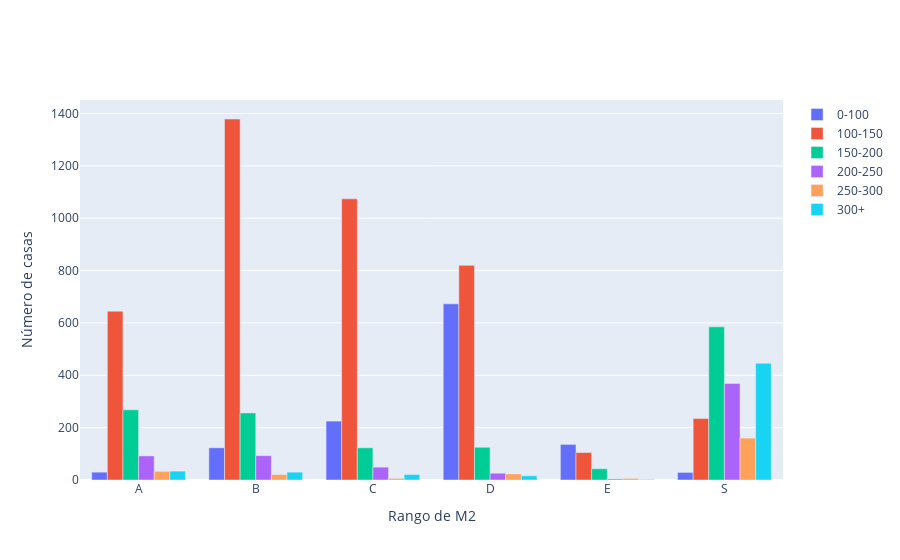

Write notebook code for a chart like this one.
### Code cell
def sumar_tablas(dataframes_list):
    tabla_suma = None
    
    for df in dataframes_list:
        tabla_actual = df.groupby(['m2_total', 'segmento']).size().unstack(fill_value=0)
        
        if tabla_suma is None:
            tabla_suma = tabla_actual
        else:
            tabla_suma = tabla_suma.add(tabla_actual, fill_value=0)
    
    print("Tabla general de frecuencia:")
    print(tabla_suma)
    
    fig = graficar_tabla(tabla_suma)
    
    # Guardar la gráfica como archivo HTML
    guardar_grafico_como_html(fig, 'grafica_m2_Total_pachuca', carpeta='graficas')
    
    return fig

def graficar_tabla(tabla):
    segmentos = tabla.index
    banos = tabla.columns
    
    fig = go.Figure()
    
    for segmento in segmentos:
        fig.add_trace(go.Bar(
            x=banos,
            y=tabla.loc[segmento],
            name=segmento
        ))
    
    fig.update_layout(
        #title="M2 de Terreno",
        xaxis_title="Rango de M2",
        yaxis_title="Número de casas"
    )
    
    fig.show()    
    return fig

def guardar_grafico_como_html(fig, nombre_archivo, carpeta='graficas'):
    # Crear la carpeta si no existe
    if not os.path.exists(carpeta):
        os.makedirs(carpeta)
    
    # Guardar la gráfica como archivo HTML en la carpeta especificada
    pio.write_html(fig, f'{carpeta}/{nombre_archivo}.html')
    pio.write_html(fig, f'{carpeta}/{nombre_archivo}.png')

# Llamar a la función sumar_tablas con la lista de DataFrames como argumento
fig = sumar_tablas(dataframes_list)

### Figure 1 — Plotly figure (JSON) as saved in the notebook; plotly's stock layout.template omitted (floating-point values rounded to 4 significant figures)
{"data": [{"name": "0-100", "type": "bar", "x": ["A", "B", "C", "D", "E", "S"], "y": [30, 123, 225, 673, 136, 29]}, {"name": "100-150", "type": "bar", "x": ["A", "B", "C", "D", "E", "S"], "y": [645, 1379, 1074, 820, 105, 235]}, {"name": "150-200", "type": "bar", "x": ["A", "B", "C", "D", "E", "S"], "y": [268, 256, 123, 125, 43, 585]}, {"name": "200-250", "type": "bar", "x": ["A", "B", "C", "D", "E", "S"], "y": [92, 93, 49, 26, 4, 369]}, {"name": "250-300", "type": "bar", "x": ["A", "B", "C", "D", "E", "S"], "y": [33, 21, 6, 23, 6, 160]}, {"name": "300+", "type": "bar", "x": ["A", "B", "C", "D", "E", "S"], "y": [34, 30, 21, 16, 2, 446]}], "layout": {"xaxis": {"title": {"text": "Rango de M2"}}, "yaxis": {"title": {"text": "Número de casas"}}}}
